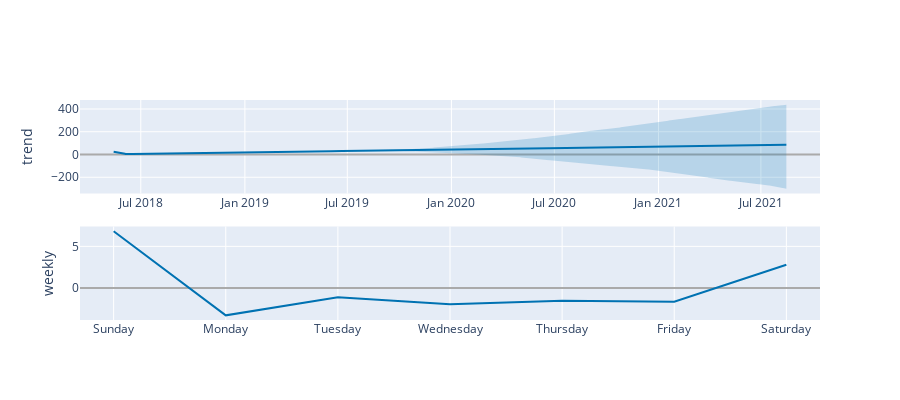

Notebook code for this chart:
### Code cell
from prophet.plot import plot_plotly, plot_components_plotly

plot_plotly(m, forecast)
plot_components_plotly(m, forecast)

### Figure 1 — Plotly figure (JSON) as saved in the notebook; plotly's stock layout.template omitted (floating-point values rounded to 4 significant figures; data arrays with more than 128 entries replaced by an {"elided": "..."} marker saying what was removed)
{"data": [{"line": {"color": "#0072B2", "width": 2}, "mode": "lines", "name": "trend", "type": "scatter", "x": {"elided": "926 str values"}, "xaxis": "x", "y": {"elided": "926 float values"}, "yaxis": "y"}, {"line": {"color": "rgba(0, 114, 178, 0.2)", "width": 0}, "mode": "lines", "name": "trend_upper", "type": "scatter", "x": {"elided": "926 str values"}, "xaxis": "x", "y": {"elided": "926 float values"}, "yaxis": "y"}, {"fill": "tonexty", "fillcolor": "rgba(0, 114, 178, 0.2)", "line": {"color": "rgba(0, 114, 178, 0.2)", "width": 0}, "mode": "lines", "name": "trend_lower", "type": "scatter", "x": {"elided": "926 str values"}, "xaxis": "x", "y": {"elided": "926 float values"}, "yaxis": "y"}, {"line": {"color": "#0072B2", "width": 2}, "mode": "lines", "name": "weekly", "type": "scatter", "x": ["2017-01-01T00:00:00", "2017-01-02T00:00:00", "2017-01-03T00:00:00", "2017-01-04T00:00:00", "2017-01-05T00:00:00", "2017-01-06T00:00:00", "2017-01-07T00:00:00"], "xaxis": "x2", "y": [6.829, -3.302, -1.131, -1.972, -1.553, -1.663, 2.791], "yaxis": "y2"}], "layout": {"height": 400, "showlegend": false, "width": 900, "xaxis": {"anchor": "y", "domain": [0, 1], "range": ["2018-03-15T13:12:00", "2021-10-13T10:48:00"], "type": "date"}, "xaxis2": {"anchor": "y2", "domain": [0, 1], "range": ["2016-12-31T16:48:00", "2017-01-07T07:12:00"], "tickformat": "%A", "type": "date"}, "yaxis": {"anchor": "x", "domain": [0.575, 1], "rangemode": "normal", "title": {"text": "trend"}, "zerolinecolor": "#AAA"}, "yaxis2": {"anchor": "x2", "domain": [0, 0.425], "title": {"text": "weekly"}, "zerolinecolor": "#AAA"}}}
